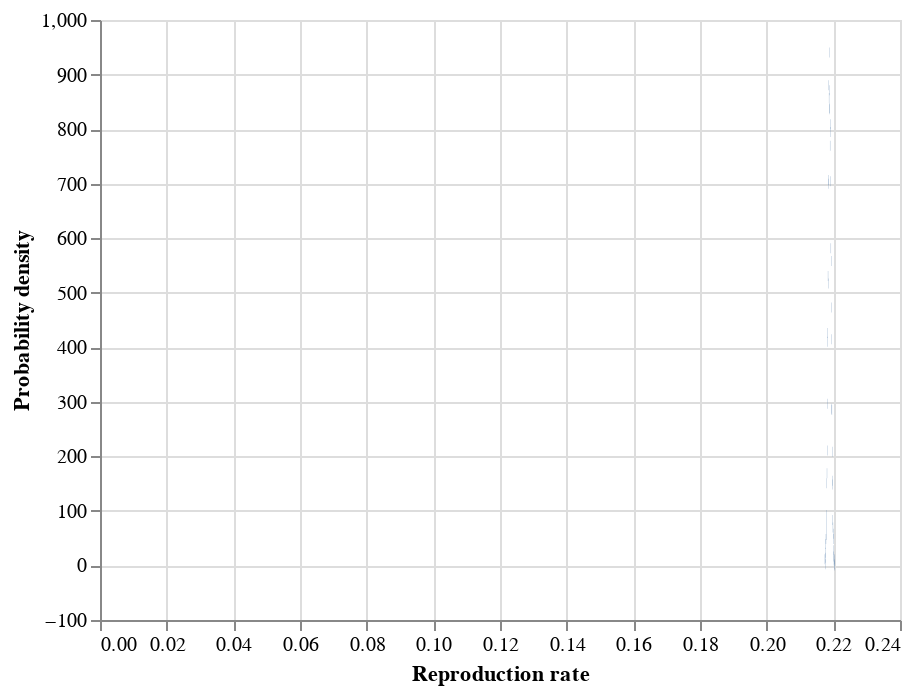

Notebook source saved alongside this figure:
### Code cell
altair.Chart(
    pd.DataFrame({"x1": edges[:-1], "x2": edges[1:], "density": h})
).mark_bar().encode(
    x=altair.X("x1", title="Reproduction rate"),
    x2="x2",
    y=altair.Y("density", title="Probability density")
).interactive()

### Figure 1 — Vega-Lite specification as saved in the notebook (floating-point values rounded to 4 significant figures)
{"config": {"view": {"continuousWidth": 400, "continuousHeight": 300}}, "data": {"name": "data-e70aa268822885282b360b0fd6ea1d9a"}, "mark": "bar", "encoding": {"x": {"field": "x1", "title": "Reproduction rate", "type": "quantitative"}, "x2": {"field": "x2"}, "y": {"field": "density", "title": "Probability density", "type": "quantitative"}}, "selection": {"selector001": {"type": "interval", "bind": "scales", "encodings": ["x", "y"]}}, "$schema": "https://vega.github.io/schema/vega-lite/v4.17.0.json", "datasets": {"data-e70aa268822885282b360b0fd6ea1d9a": [{"x1": 0.2175, "x2": 0.2175, "density": 11.59}, {"x1": 0.2175, "x2": 0.2176, "density": 2.317}, {"x1": 0.2176, "x2": 0.2176, "density": 13.9}, {"x1": 0.2176, "x2": 0.2177, "density": 39.4}, {"x1": 0.2177, "x2": 0.2178, "density": 23.17}, {"x1": 0.2178, "x2": 0.2178, "density": 48.66}, {"x1": 0.2178, "x2": 0.2179, "density": 74.16}, {"x1": 0.2179, "x2": 0.2179, "density": 55.62}, {"x1": 0.2179, "x2": 0.218, "density": 92.67}, {"x1": 0.218, "x2": 0.2181, "density": 150.6}, {"x1": 0.2181, "x2": 0.2181, "density": 169.2}, {"x1": 0.2181, "x2": 0.2182, "density": 210.8}, {"x1": 0.2182, "x2": 0.2183, "density": 296.6}, {"x1": 0.2183, "x2": 0.2183, "density": 410.2}, {"x1": 0.2183, "x2": 0.2184, "density": 426.3}, {"x1": 0.2184, "x2": 0.2184, "density": 530.7}, {"x1": 0.2184, "x2": 0.2185, "density": 516.8}, {"x1": 0.2185, "x2": 0.2186, "density": 706.6}, {"x1": 0.2186, "x2": 0.2186, "density": 699.8}, {"x1": 0.2186, "x2": 0.2187, "density": 880.6}, {"x1": 0.2187, "x2": 0.2187, "density": 857.2}, {"x1": 0.2187, "x2": 0.2188, "density": 871.3}, {"x1": 0.2188, "x2": 0.2189, "density": 836.6}, {"x1": 0.2189, "x2": 0.2189, "density": 940.6}, {"x1": 0.2189, "x2": 0.219, "density": 838.9}, {"x1": 0.219, "x2": 0.2191, "density": 769.4}, {"x1": 0.2191, "x2": 0.2191, "density": 808.8}, {"x1": 0.2191, "x2": 0.2192, "density": 794.7}, {"x1": 0.2192, "x2": 0.2192, "density": 704.5}, {"x1": 0.2192, "x2": 0.2193, "density": 581.7}, {"x1": 0.2193, "x2": 0.2194, "density": 558.4}, {"x1": 0.2194, "x2": 0.2194, "density": 472.7}, {"x1": 0.2194, "x2": 0.2195, "density": 414.8}, {"x1": 0.2195, "x2": 0.2196, "density": 287.3}, {"x1": 0.2196, "x2": 0.2196, "density": 285.0}, {"x1": 0.2196, "x2": 0.2197, "density": 208.6}, {"x1": 0.2197, "x2": 0.2197, "density": 155.2}, {"x1": 0.2197, "x2": 0.2198, "density": 148.3}, {"x1": 0.2198, "x2": 0.2199, "density": 83.43}, {"x1": 0.2199, "x2": 0.2199, "density": 69.52}, {"x1": 0.2199, "x2": 0.22, "density": 57.92}, {"x1": 0.22, "x2": 0.22, "density": 48.66}, {"x1": 0.22, "x2": 0.2201, "density": 27.81}, {"x1": 0.2201, "x2": 0.2202, "density": 16.22}, {"x1": 0.2202, "x2": 0.2202, "density": 9.27}, {"x1": 0.2202, "x2": 0.2203, "density": 11.59}, {"x1": 0.2203, "x2": 0.2204, "density": 0.0}, {"x1": 0.2204, "x2": 0.2204, "density": 2.317}]}}
